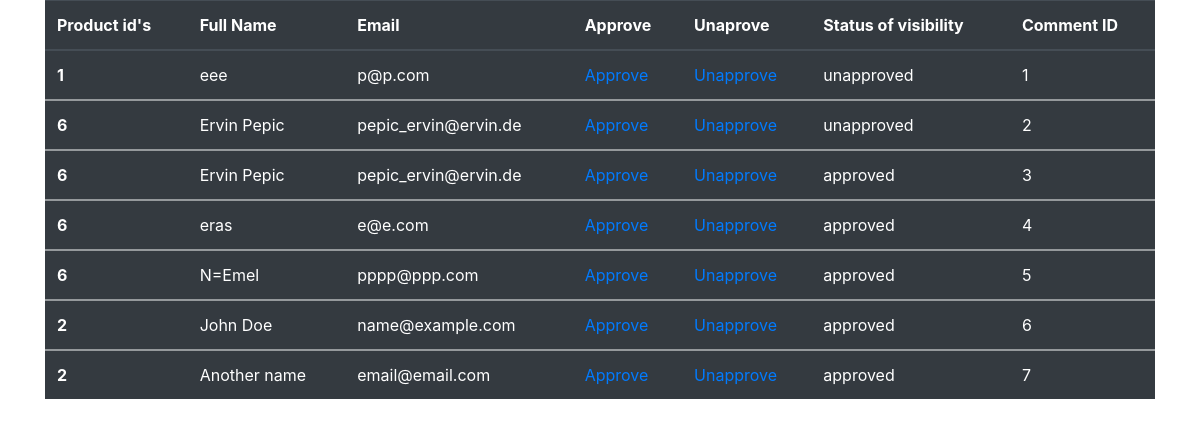
/admin_comments.php, run on the app's committed database.
### tables this page shows
CREATE TABLE `comments` (
  `id` int(11) NOT NULL,
  `product_id` int(11) NOT NULL,
  `email` varchar(50) NOT NULL,
  `comment_text` varchar(50) NOT NULL,
  `full_name` varchar(25) NOT NULL,
  `comment_status` varchar(10) NOT NULL
);

### admin_comments.php (the view, shortened to what this page needs)
<?php
include './includes/headers/header.php';
include './includes/footers/footer.php';
?>
<?php
$conn = OpenConnection();
?>
<div class="container">
<div class="row">
  <div class="col">
      <table class="table table-hover table-dark">
          <thead>
              <tr>
                  <th scope="col">Product id's</th>
                  <th scope="col">Full Name</th>
                  <th scope="col">Email</th>
                  <th scope="col">Approve</th>
                  <th scope="col">Unaprove</th>
                  <th scope="col">Status of visibility</th>
                  <th scope="col">Comment ID</th>
              </tr>
          </thead>
          <?php
          $sql = "SELECT id, product_id, email, comment_text, full_name, comment_status FROM comments";
          $result = mysqli_query($conn, $sql);
          if (mysqli_num_rows($result) > 0) {
              while ($row = mysqli_fetch_assoc($result)) {
                  $comment_author = $row['full_name'];
                  $comment_email = $row['email'];
                  $comment_status = $row['comment_status'];
                  $comment_id = $row['id'];
                  $comment_product_id = $row['product_id']; ?>
                  <tbody>
                      <tr>
                          <th scope="row"><?php echo $comment_product_id ?></th>
                          <td><?php echo $comment_author ?></td>
                          <td><?php echo $comment_email ?></td>
                          <?php echo "<td><a href='admin_comments.php?approve=$comment_id'>Approve</a></td>"; ?>
                          <?php echo "<td><a href='admin_comments.php?unapprove=$comment_id'>Unapprove</a></td>"; ?>
                          <td><?php echo $comment_status ?></td>
                          <td><?php echo $comment_id ?></td>
                      </tr>
                  </tbody>
              <?php
              }
          } else {  ?>
              <p class="lead">No comments yet</p>
          <?php } ?>
      </table>
  </div>
</div>
</div>

### includes/headers/header.php (shortened to what this page needs)
<!doctype html>
<html lang="en">
<head>
  <link rel="stylesheet" href="https://stackpath.bootstrapcdn.com/bootstrap/4.4.1/css/bootstrap.min.css">
</head>
<body>

### includes/footers/footer.php (shortened to what this page needs)
  </body>
</html>

### data on the page
comments: product "1", full_name "eee", email "p@p.com", comment_status "unapproved", id "1"
comments: product "6", full_name "Ervin Pepic", email "pepic_ervin@ervin.de", comment_status "unapproved", id "2"
comments: product "6", full_name "Ervin Pepic", email "pepic_ervin@ervin.de", comment_status "approved", id "3"
comments: product "6", full_name "eras", email "e@e.com", comment_status "approved", id "4"
comments: product "6", full_name "N=Emel", email "pppp@ppp.com", comment_status "approved", id "5"
comments: product "2", full_name "John Doe", email "name@example.com", comment_status "approved", id "6"
comments: product "2", full_name "Another name", email "email@email.com", comment_status "approved", id "7"
